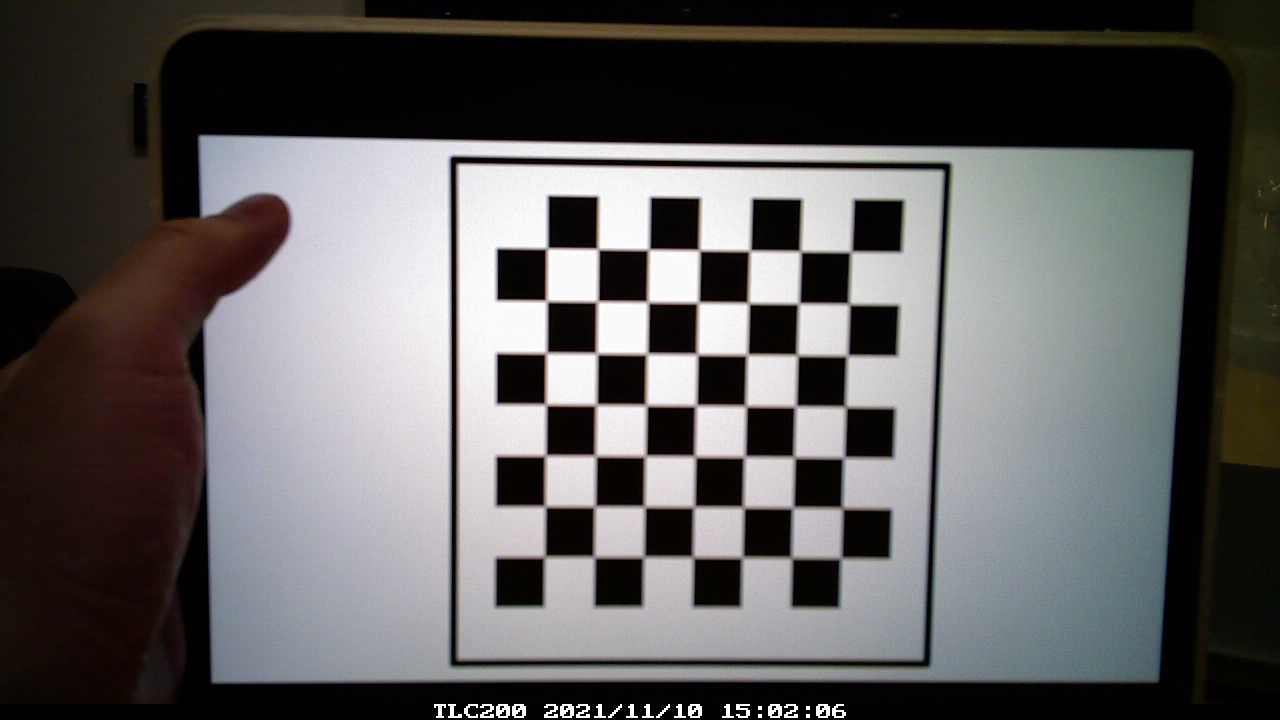
#> input picture frame0.jpg, 1280 x 720 px, found by its file name
$ jupyter execute --allow-errors 'LiDAR to Visual cam.ipynb'   (shell and % lines are left out)
#> lines starting #> are read from the running program, lines starting #| are printed output that depends on the picture; long printed decimals are rounded
[cell 1]
import cv2
import numpy as np
import matplotlib.pyplot as plt
import glob
import open3d as o3d
from open3d.visualization import draw
from PIL import Image

[cell 2]
img = cv2.imread('frame0.jpg')
#> img is the input picture: shape (720, 1280, 3); mean B, G, R 91.3, 91.7, 93.3
img = cv2.cvtColor(img, cv2.COLOR_BGR2RGB)
gray = cv2.cvtColor(img,cv2.COLOR_BGR2GRAY)
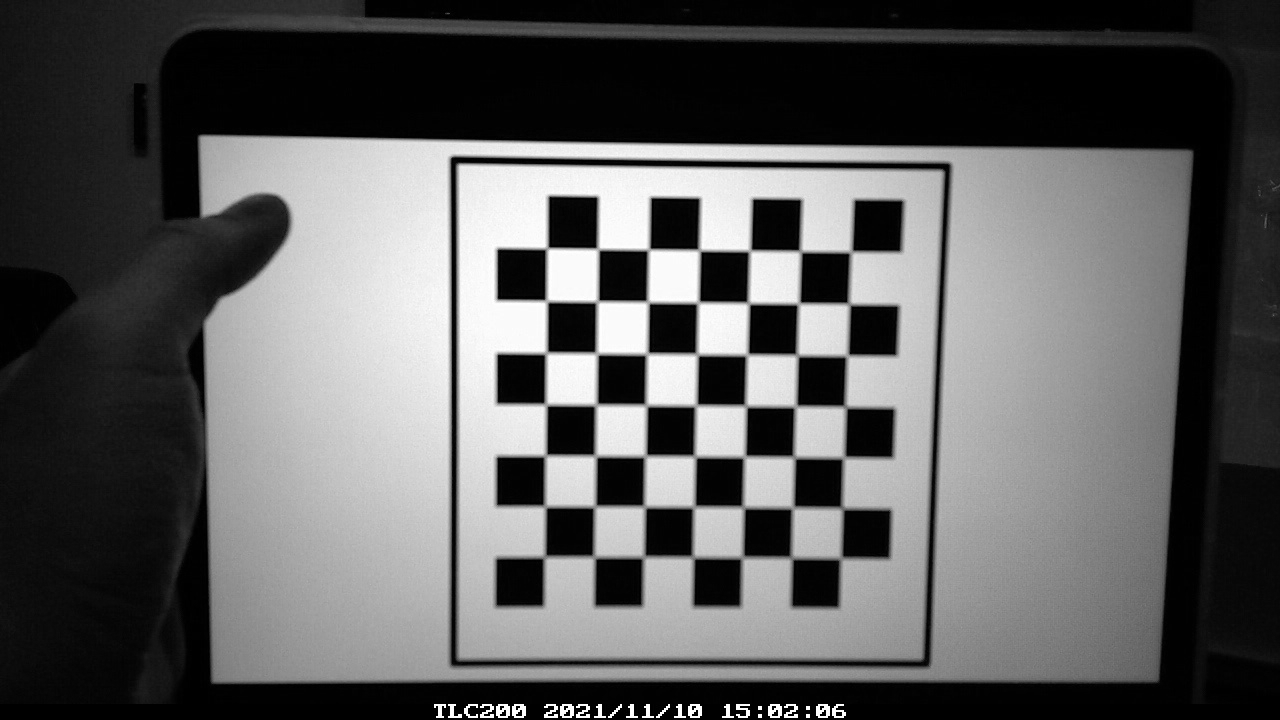
#> gray: shape (720, 1280); min 0, max 255, mean 91.8


# termination criteria
criteria = (cv2.TERM_CRITERIA_EPS + cv2.TERM_CRITERIA_MAX_ITER, 30, 0.001)

# # prepare object points,
objp = np.zeros((7*7,3), np.float32)
objp[:,:2] = np.mgrid[0:7,0:7].T.reshape(-1,2)


# Arrays to store object points and image points from all the images.
objpoints = []
imgpoints = []

ret, corners = cv2.findChessboardCorners(gray, (7,7), None)
#> ret = True; corners = 49 rows, first 8: [546.5, 248.5], [599.5, 250.4], [648.5, 249.5], [700.7, 251.7], [749.5, 250.5], [800.5, 251.1], [851, 251.5], [546.5, 300.5]
ret

if ret == True:
    objpoints.append(objp)

    # cv2.cornerSubPix() increases the accuracy of the corner coordinates
    corners2 = cv2.cornerSubPix(gray,corners,(11,11),(-1,-1),criteria)
#> corners2 = 49 rows, first 8: [546.9, 248.2], [598, 248.9], [648.7, 249.5], [699.4, 250.2], [749.9, 250.6], [800.4, 251.3], [851, 251.7], [546.5, 300.9]
    imgpoints.append(corners2)

img = cv2.drawChessboardCorners(img, (7,7), corners2,ret)
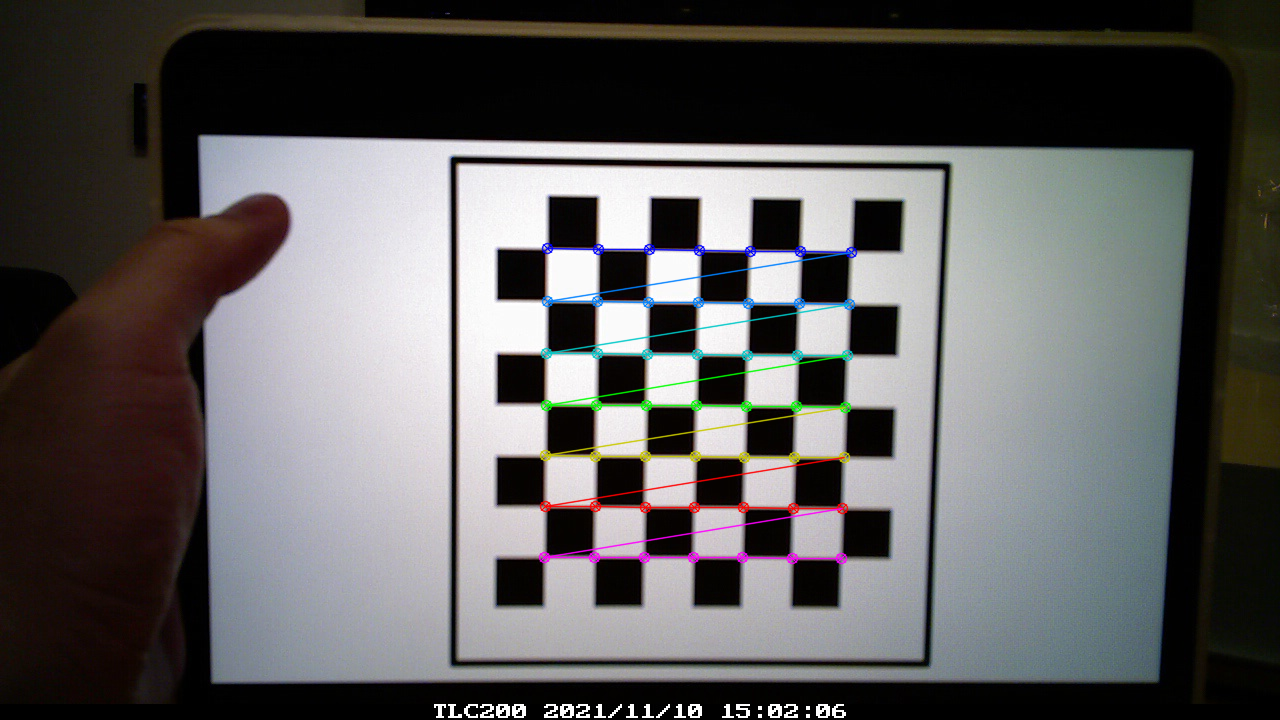
#> img: shape (720, 1280, 3); mean R, G, B 93, 91.5, 91.3
plt.imshow(img)

ret, mtx, dist, rvecs, tvecs = cv2.calibrateCamera(objpoints,
                                                   imgpoints, gray.shape[::-1],None,None)
#> ret = 0.0815; mtx = [[1574.3, 0, 644.8], [0, 1638.9, 334.4], [0, 0, 1]]; dist = [[0.0291, 11.69, -0.000141, 0.000998, -193.5]]; rvecs = ([0.155, -0.0498, 0.0129],); tvecs = ([-1.92, -1.62, 30.91],)

print('camera matrix:', mtx)
#| camera matrix: [[1.57431163e+03 0.00000000e+00 6.44782606e+02]
#|  [0.00000000e+00 1.63888199e+03 3.34433046e+02]
#|  [0.00000000e+00 0.00000000e+00 1.00000000e+00]]
print('disortion coefficient:',dist)
#| disortion coefficient: [[ 2.91048470e-02  1.16928069e+01 -1.41158887e-04  9.97760383e-04
#|   -1.93513708e+02]]
print('rotation vectors:',rvecs)
#| rotation vectors: (array([[ 0.155 ],
#|        [-0.04977],
#|        [ 0.01292]]),)
print('transformation vector', tvecs)
#| transformation vector (array([[-1.920],
#|        [-1.624],
#|        [30.906]]),)

[cell 3]
battery = cv2.imread('Vis2021-10-20T12_11_22.jpg')
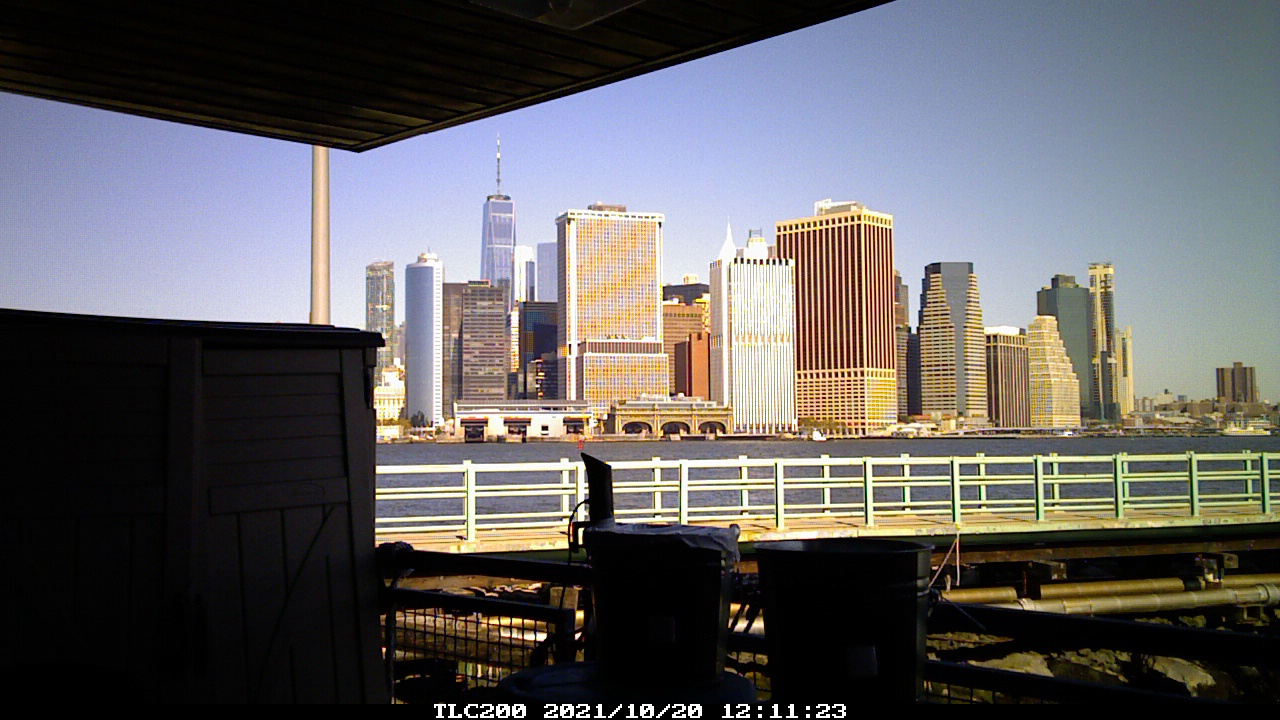
#> input picture Vis2021-10-20T12_11_22.jpg, 1280 x 720 px, found by its file name
#> battery is the input picture: shape (720, 1280, 3); mean B, G, R 96.9, 95.7, 97.7
battery =  cv2.cvtColor(battery, cv2.COLOR_BGR2RGB)
plt.figure(figsize=(14,15))
plt.imshow(battery)


vis_pts = np.array([
    (566,209),
    (663,214),
    (583,353),
    (668,355),
    (616,436),
    (730,435),
    (861, 205),
    (892, 213),
    (863, 432),

], dtype=np.float32)


# plt.plot(892, 213, marker='.', color="red")

for i in vis_pts:
    plt.plot(i[0],i[1], marker='o', color="red") #NYP1
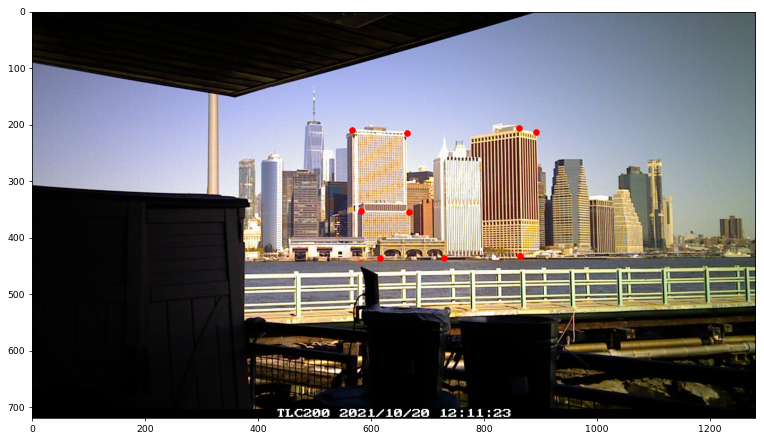
#> figure drawn by matplotlib, 1 panel

[cell 4]
world = np.array([
    (980789.1, 195006.7, 644),
    (981061.2, 195066.0, 644),
    (980827.3, 194931.9, 239),
    (981058.9, 194983.6, 239),
    (980880.0, 194552.6, 6),
    (981178.9, 194643.3, 6),
#     (980610.8, 195222.6, 314),
#     (981241.0, 195088.5, 522),
    (981698.8, 195245.1, 690),
    (981814.2, 195347.4, 690),
     (981698.8, 195245.1, 8),
])

[cell 5]
success, rvecs, tvecs = cv2.solvePnP(world,
                                     vis_pts,
                                     mtx,
                                     dist,
            flags=cv2.SOLVEPNP_EPNP)
#> success = True; rvecs = [1.49, -0.0874, 0.0693]; tvecs = [-956419.9, -7739.6, -288048.1]

print('rvecs:',rvecs)
#| rvecs: [[ 1.490]
#|  [-0.08743 ]
#|  [ 0.06931]]
print('tvecs:', tvecs)
#| tvecs: [[-956419.947 ]
#|  [  -7739.616]
#|  [-288048.103]]

[cell 6]
plt.figure(figsize=(14,15))
nyp4 = np.array([(981251.024592733, 195066.973346419, 0),
                (981251.024592733, 195066.973346419, 300),
                (981251.024592733, 195066.973346419, 600)
                ])
nyp4_2d, jacobian = cv2.projectPoints(nyp4,
                                      rvecs,
                                      tvecs,
                                      mtx,
                                      dist)
#> nyp4_2d = [[729.4, 440.5], [727.3, 333.3], [725.3, 227.3]]


# # plt.figure(figsize=(14,15))
# im = battery
plt.imshow(battery)
plt.plot( int(nyp4_2d[0][0][0]),int(nyp4_2d[0][0][1]), marker='o', color="red")
plt.plot( int(nyp4_2d[1][0][0]),int(nyp4_2d[1][0][1]), marker='o', color="blue")
plt.plot( int(nyp4_2d[2][0][0]),int(nyp4_2d[2][0][1]), marker='o', color="green")
